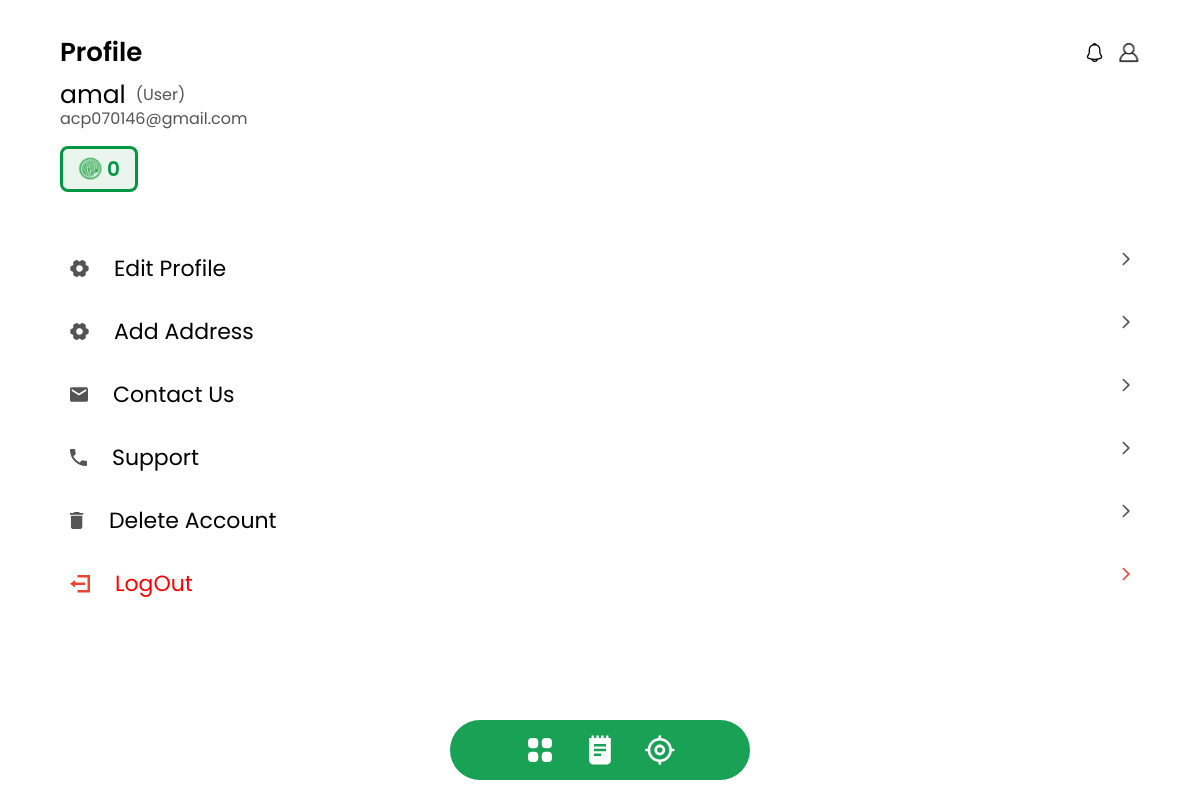
Page /employee_profile/ (signed in) on the committed database.
### wrap/models.py (models this page shows, shortened)
class User(models.Model):
    uid = models.AutoField(primary_key=True)
    name = models.CharField(max_length=20,unique=True)
    email = models.EmailField(unique=True)
    password = models.CharField(max_length=20)
    address = models.CharField(max_length=50,default='null')
    coins = models.IntegerField(default=0)
    occupation = models.CharField(max_length=20)

### wrap/views.py (the view)
# urls.py: path('employee_profile/',employee_profile,name='employee_profile'),
def employee_profile(request):
    if request.method == 'POST':
        user= User()
        user.name = request.POST.get('uname')
        user.email = request.POST.get('email')
        users  = User.objects.get(name=request.session['uname'])
        data = {'name':request.session.get('uname')}
        user.save()
        return redirect('employee_profile')
    else:
         if 'uname' in request.session:
            users  = User.objects.get(name=request.session['uname'])
            my_dict = {
                'name': users.name,
                'email':users.email,
                'occupation':users.occupation,
                'coins':users.coins
            }
            return render(request,'employee/employee_profile.html',{'my_dict':my_dict,'occupation':users.occupation})
         else:
            data = {'status':'You need to login first'}
            return render(request,'signin.html',context=data)

### wrap/templates/employee/employee_profile.html (shortened to what this page needs)
{% extends 'base-employee.html' %} {% block style %}
<link rel="stylesheet" href="../../static/css/profile.css" />
{% endblock %} {% block title %} Profile{% endblock %} {% block content %}
<div class="profile-wrapper">
  <form method="post" enctype="multipart/form-data">
    <div class="details-wrapper">
      <div class="username">
        <h1>{{my_dict.name}}</h1>
        <p>({{my_dict.occupation}})</p>
      </div>
      <p>{{ my_dict.email }}</p>
    </div>
    {% if occupation == "User" %}
    <div class="coins-wrapper">
      <img src="../../static/images/WRAPCOIN-green.svg" alt="" />
      <h1>{{my_dict.coins}}</h1>
    </div>
    {% endif %}
  </form>
  <div class="my-block">
    <a href="{% url 'edit_profile' %}"
      ><div class="profile-button-div">
        <div class="profile-button-left">
          <img
            src="../../static/images/profile-page/edit-profile-logo.svg"
            alt=""
          />
          <h1>Edit Profile</h1>
        </div>
        <div>
          <img
            src="../../static/images/profile-page/right-arrow-grey.svg"
            alt=""
          />
        </div>
      </div> </a
    >
    {% if occupation == "User" %}
    <a href="{% url 'add_address' %}"
      ><div class="profile-button-div">
        <div class="profile-button-left">
          <img
            src="../../static/images/profile-page/edit-profile-logo.svg"
            alt=""
          />
          <h1>Add Address</h1>
        </div>
        <div>
          <img
            src="../../static/images/profile-page/right-arrow-grey.svg"
            alt=""
          />
        </div>
      </div> </a
    >
    {% endif %}
    <a href="{% url 'contact_us' %}"
      ><div class="profile-button-div">
        <div class="profile-button-left">
          <img src="../../static/images/profile-page/contact-logo.svg" alt="" />
          <h1>Contact Us</h1>
        </div>
        <div>
          <img
            src="../../static/images/profile-page/right-arrow-grey.svg"
            alt=""
          />
        </div>
      </div> </a
    ><a href="{% url 'support_profile' %}"
      ><div class="profile-button-div">
        <div class="profile-button-left">
          <img src="../../static/images/profile-page/support-logo.svg" alt="" />
          <h1>Support</h1>
        </div>
        <div>
          <img
            src="../../static/images/profile-page/right-arrow-grey.svg"
            alt=""
          />
        </div>
      </div> </a
    ><a href="{% url 'delete_user' %}"
      ><div class="profile-button-div">
        <div class="profile-button-left">
          <img src="../../static/images/profile-page/delete-logo.svg" alt="" />
          <h1>Delete Account</h1>
        </div>
        <div>
          <img
            src="../../static/images/profile-page/right-arrow-grey.svg"
            alt=""
          />
        </div>
      </div>
    </a>
    <a href="{% url 'user_logout' %}"
      ><div class="profile-button-div">
        <div class="profile-button-left">
          <img src="../../static/images/profile-page/logout.svg" alt="" />
          <h1 style="color: red">LogOut</h1>
        </div>
        <div>
          <img
            src="../../static/images/profile-page/right-arrow-red.svg"
            alt=""
          />
        </div>
      </div>
    </a>
  </div>
</div>
{% endblock %}

### wrap/static/css/profile.css (style rules this page uses)
.profile-wrapper { display: flex; flex-direction: column; align-items: center; gap: 50px; }
.details-wrapper { display: flex; flex-direction: column; }
.details-wrapper>p { color: #545454; }
form { width: 90vw; display: flex; flex-direction: column; gap: 15px; }
.username { display: flex; align-items: center; gap: 10px; }
.username> h1 { font-size: 25px; line-height: 1; font-weight: 400; }
.username>p { color: #545454; }
.coins-wrapper { display: flex; color: #009743; border: 3px solid #009743; width: fit-content; padding: 5px 15px; gap: 5px; border-radius: 8px; background-color: #eaf6ed; font-size: 20px; font-weight: 600; }
.profile-button-div { display: flex; justify-content: space-between; width: 90vw; padding: 10px; }
.profile-button-left { display: flex; gap: 25px; font-size: 22px; font-weight: 400; }
.my-block { display: flex; flex-direction: column; gap: 10px; }

### wrap/static/css/base.css (style rules this page uses)
* { margin: 0px; font-family: "Poppins"; padding: 0; }
body { display: flex; flex-direction: column; place-items: center; height: 100vh; width: 100vw; position: fixed; }

### rows in the picture
User: name "amal", occupation "User", email "acp070146@gmail.com"

### other values in the picture
{{ my_dict.coins }} "0"
